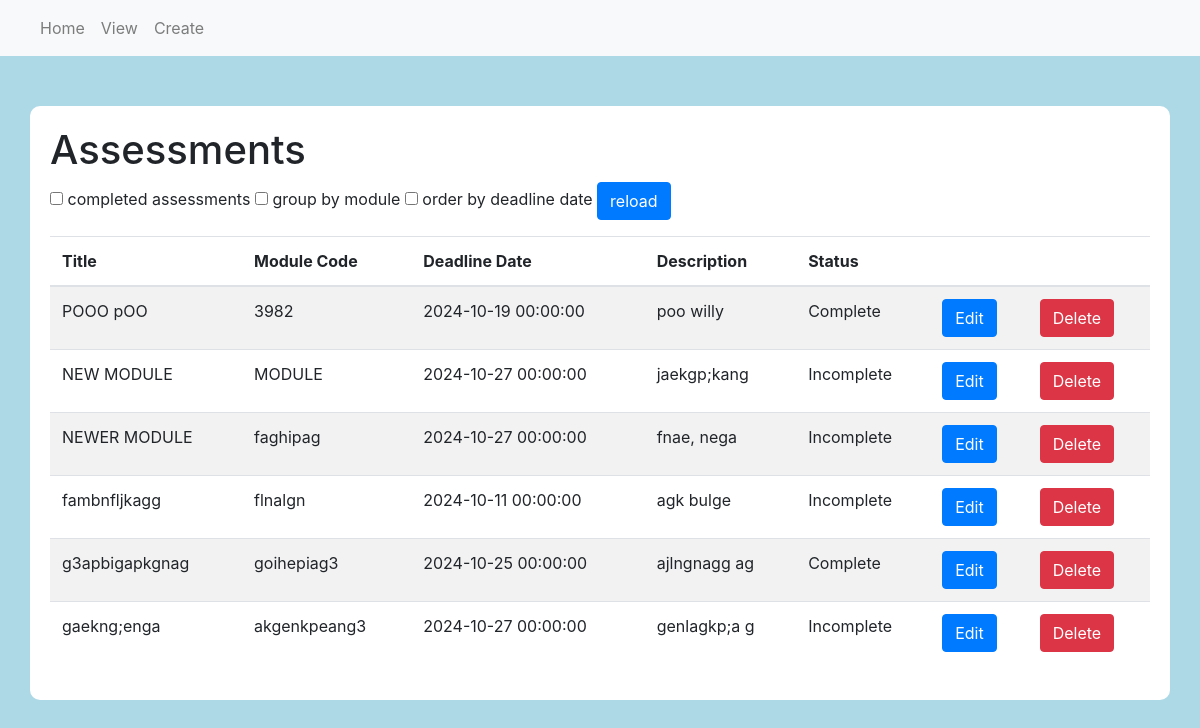
/view, run on the app's committed database.
### app/models.py (models this page shows)
class Assessments(db.Model):
    id = db.Column(db.Integer, primary_key=True)
    title = db.Column(db.String(500), index=True, unique=True)
    moduleCode = db.Column(db.Integer)
    deadline = db.Column(db.DateTime)
    description = db.Column(db.String(500))
    status = db.Column(db.Boolean)

### app/views.py (the view)
@app.route('/view')
def view():
    show_completed = request.args.get('show_completed') == 'true'
    group = request.args.get('group')
    deadline_order = request.args.get('deadline_date')
    query = Assessments.query
    if show_completed:
        query = query.filter(Assessments.status == True)
    if group:
        query = query.order_by(Assessments.moduleCode)
    elif deadline_order:
        query = query.order_by(Assessments.deadline)
    assessments = query
    form = AssessmentForm()
    return render_template('view.html', form = form,assessments=assessments)

### app/forms.py
class AssessmentForm(FlaskForm):
    assessment_title = StringField('Assessment Title', validators=[DataRequired()])
    module_code = StringField('Module Code', validators=[DataRequired()])
    deadline_date = DateField('Deadline Date', format='%Y-%m-%d', validators=[DataRequired()])
    short_description = TextAreaField('Short Description', validators=[DataRequired()])
    completion_status = SelectField('Completion Status', choices=[('Incomplete', 'Incomplete'), ('Complete', 'Complete')], validators=[DataRequired()])
    submit = SubmitField('Submit')

### app/templates/view.html (shortened to what this page needs)
{% extends "base.html" %} {% block content %}
<div class="container">
  <h1>Assessments</h1>
  <form action="{{ url_for('view') }}" method="GET">
    <div class="form-group">
      <label>
        <input type="checkbox" name="show_completed" value="true" >
        completed assessments
      </label>
      <input type="checkbox" name="group" value="true" >
        group by module
      <input type="checkbox" name="deadline_order" value="true" >
        order by deadline date
      <button type="submit" class="btn btn-primary">reload</button>
    </div>
  </form>
  <table class="table table-striped">
    <thead>
      <tr>
        <th>Title</th>
        <th>Module Code</th>
        <th>Deadline Date</th>
        <th>Description</th>
        <th>Status</th>
        <th></th>
        <th></th>
      </tr>
    </thead>
    <tbody>
      {% for assessment in assessments %}
      <tr>
        <td>{{ assessment.title }}</td>
        <td>{{ assessment.moduleCode }}</td>
        <td>{{ assessment.deadline}}</td>
        <td>{{ assessment.description }}</td>
        <td>
          {% if assessment.status %} Complete {% else %} Incomplete {% endif %}
        </td>
        <td>
          <a
            href="{{ url_for('Edit_assessment',assessment_id=assessment.id)}}"
            class="btn btn-primary"
            >Edit</a
          >
        </td>
        <td>
          <form
            action="{{ url_for('delete_assessment', assessment_id=assessment.id) }}"
            method="POST"
            style="display: inline"
          >
            <button
              type="submit"
              class="btn btn-danger"
              onclick="return confirm('Are you sure you want to delete this assessment?');"
            >
              Delete
            </button>
          </form>
        </td>
      </tr>
      {% endfor %}
    </tbody>
  </table>
</div>
{% endblock %}

### app/templates/base.html (shortened to what this page needs)
<!DOCTYPE html>
<html>
  <head>
    <link
      rel="stylesheet"
      href="https://stackpath.bootstrapcdn.com/bootstrap/4.2.1/css/bootstrap.min.css"
    />
    <link
      rel="stylesheet"
      href="{{ url_for('static', filename='style.css') }}"
    />
  </head>
  <body>
    <nav class="navbar navbar-expand-sm navbar-light bg-light">
      <div class="collapse navbar-collapse" id="navbarSupportedContent">
        <ul class="navbar-nav mr-auto">
          <li class="nav-item">
            <a class="nav-link" href="/"
              >Home <span class="sr-only">(current)</span></a
            >
          </li>
          <li class="nav-item">
            <a class="nav-link" href="/view">View</a>
          </li>
          <li class="nav-item">
            <a class="nav-link" href="/create_assessment">Create</a>
          </li>
        </ul>
      </div>
    </nav>
    <div class="content">{% block content %} {% endblock %}</div>
  </body>
</html>

### app/static/style.css (style rules this page uses)
body { background-color: lightblue; }
.container { background-color: white; padding: 20px; border-radius: 10px; margin-top: 50px; }

### data on the page
Assessments: title "POOO pOO", moduleCode "3982", deadline "2024-10-19 00:00:00", description "poo willy", status "Complete"
Assessments: title "NEW MODULE", moduleCode "MODULE", deadline "2024-10-27 00:00:00", description "jaekgp;kang", status "Incomplete"
Assessments: title "NEWER MODULE", moduleCode "faghipag", deadline "2024-10-27 00:00:00", description "fnae, nega", status "Incomplete"
Assessments: title "fambnfljkagg", moduleCode "flnalgn", deadline "2024-10-11 00:00:00", description "agk bulge", status "Incomplete"
Assessments: title "g3apbigapkgnag", moduleCode "goihepiag3", deadline "2024-10-25 00:00:00", description "ajlngnagg ag", status "Complete"
Assessments: title "gaekng;enga", moduleCode "akgenkpeang3", deadline "2024-10-27 00:00:00", description "genlagkp;a g", status "Incomplete"
